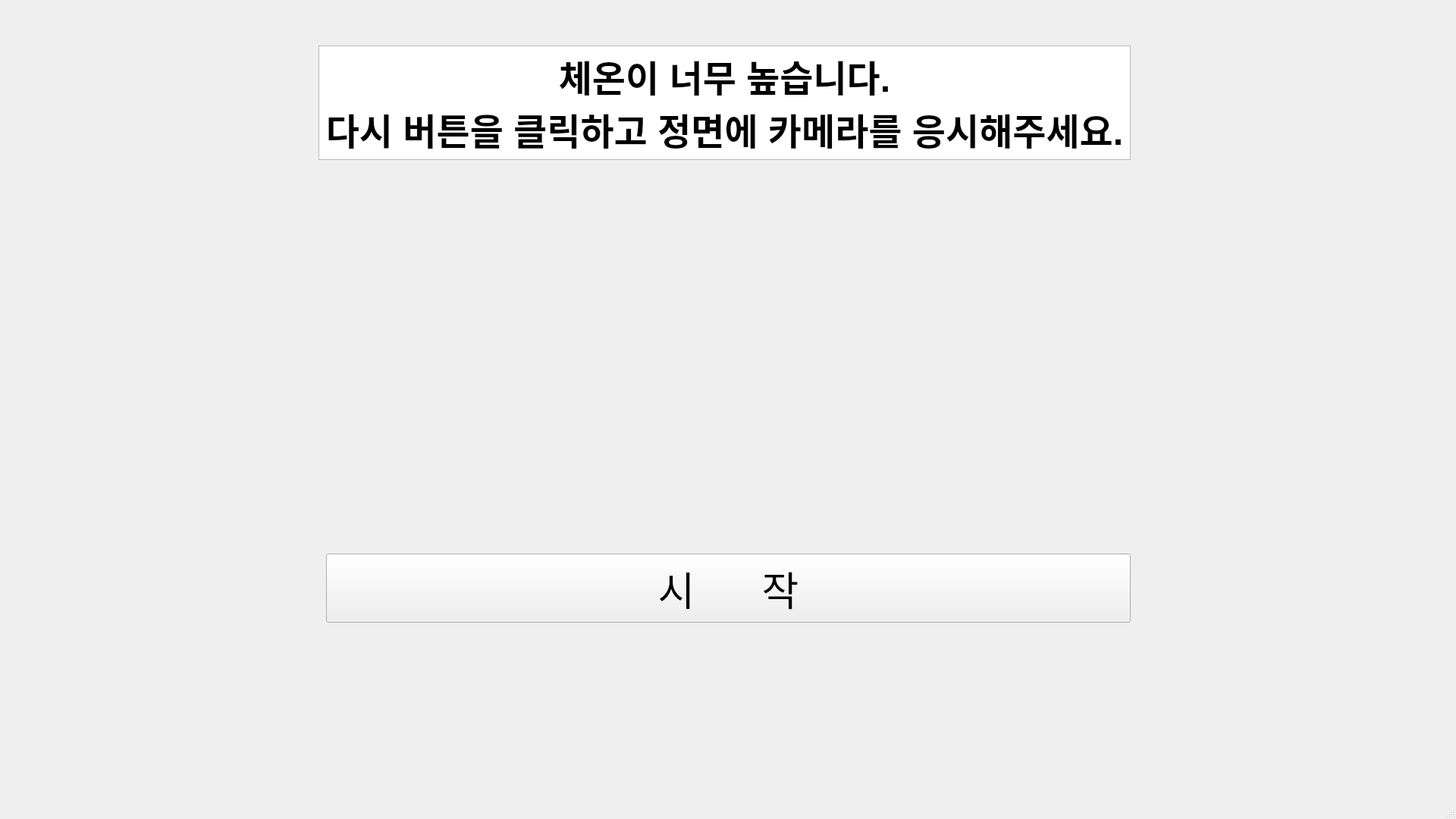
<?xml version="1.0" encoding="UTF-8"?>
<ui version="4.0">
 <class>MainWindow</class>
 <widget class="QMainWindow" name="MainWindow">
  <property name="geometry">
   <rect>
    <x>0</x>
    <y>0</y>
    <width>1920</width>
    <height>1080</height>
   </rect>
  </property>
  <property name="windowTitle">
   <string>Measured body tempreture</string>
  </property>
  <widget class="QWidget" name="centralwidget">
   <widget class="QTextBrowser" name="textBrowser">
    <property name="geometry">
     <rect>
      <x>420</x>
      <y>60</y>
      <width>1071</width>
      <height>151</height>
     </rect>
    </property>
    <property name="html">
     <string>&lt;!DOCTYPE HTML PUBLIC &quot;-//W3C//DTD HTML 4.0//EN&quot; &quot;http://www.w3.org/TR/REC-html40/strict.dtd&quot;&gt;
&lt;html&gt;&lt;head&gt;&lt;meta name=&quot;qrichtext&quot; content=&quot;1&quot; /&gt;&lt;style type=&quot;text/css&quot;&gt;
p, li { white-space: pre-wrap; }
&lt;/style&gt;&lt;/head&gt;&lt;body style=&quot; font-family:'Ubuntu'; font-size:11pt; font-weight:400; font-style:normal;&quot;&gt;
&lt;p align=&quot;center&quot; style=&quot; margin-top:0px; margin-bottom:0px; margin-left:0px; margin-right:0px; -qt-block-indent:0; text-indent:0px;&quot;&gt;&lt;span style=&quot; font-size:36pt; font-weight:600;&quot;&gt;체온이 너무 높습니다.&lt;/span&gt;&lt;/p&gt;
&lt;p align=&quot;center&quot; style=&quot; margin-top:0px; margin-bottom:0px; margin-left:0px; margin-right:0px; -qt-block-indent:0; text-indent:0px;&quot;&gt;&lt;span style=&quot; font-size:36pt; font-weight:600;&quot;&gt;다시 버튼을 클릭하고 정면에 카메라를 응시해주세요.&lt;/span&gt;&lt;/p&gt;&lt;/body&gt;&lt;/html&gt;</string>
    </property>
   </widget>
   <widget class="QPushButton" name="pushButton_2">
    <property name="geometry">
     <rect>
      <x>430</x>
      <y>730</y>
      <width>1061</width>
      <height>91</height>
     </rect>
    </property>
    <property name="font">
     <font>
      <pointsize>40</pointsize>
     </font>
    </property>
    <property name="text">
     <string>시      작</string>
    </property>
   </widget>
  </widget>
  <widget class="QStatusBar" name="statusbar"/>
 </widget>
 <resources/>
 <connections/>
</ui>
